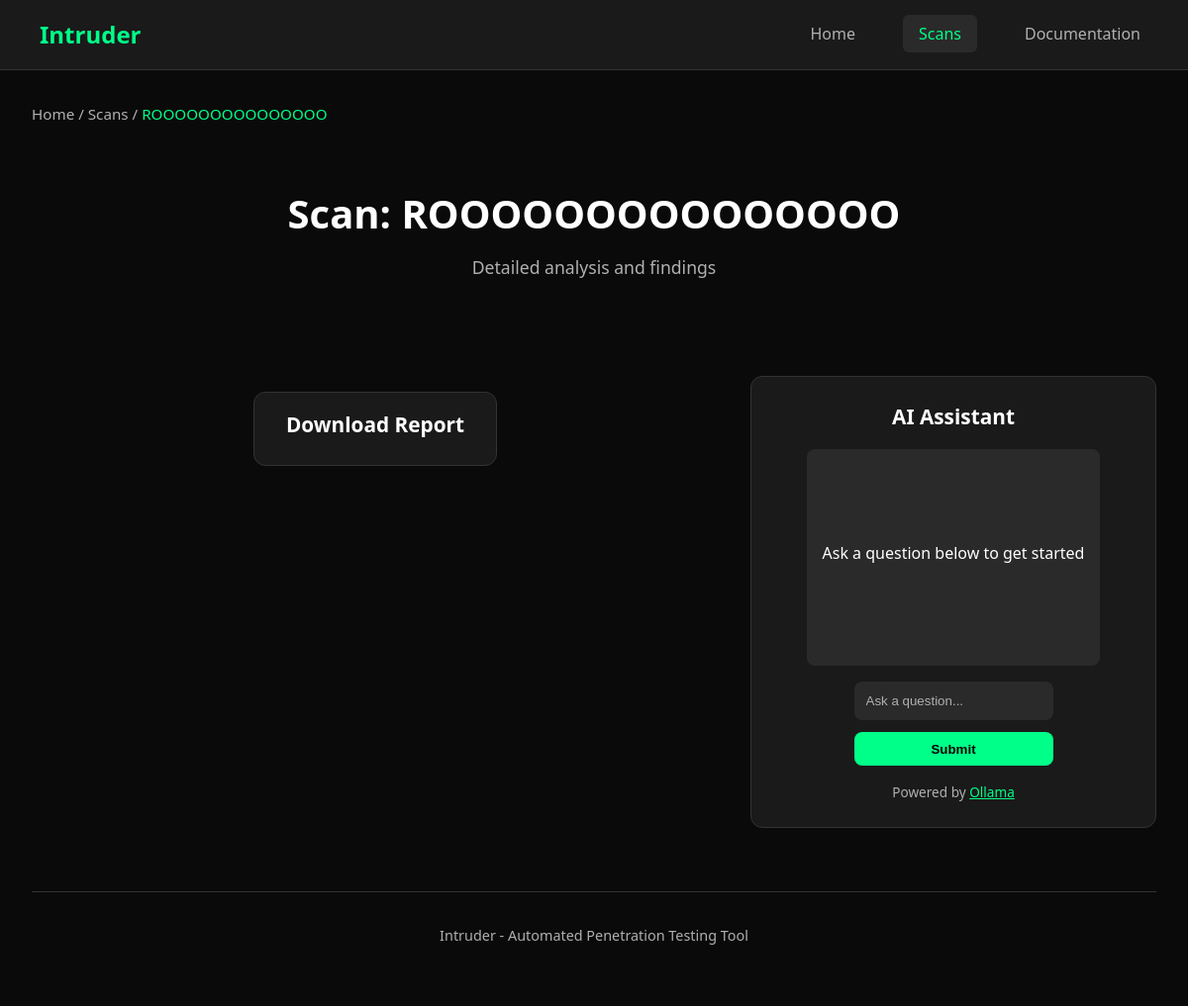
Page /home/scans/ROOOOOOOOOOOOOOO on the earlier database version.
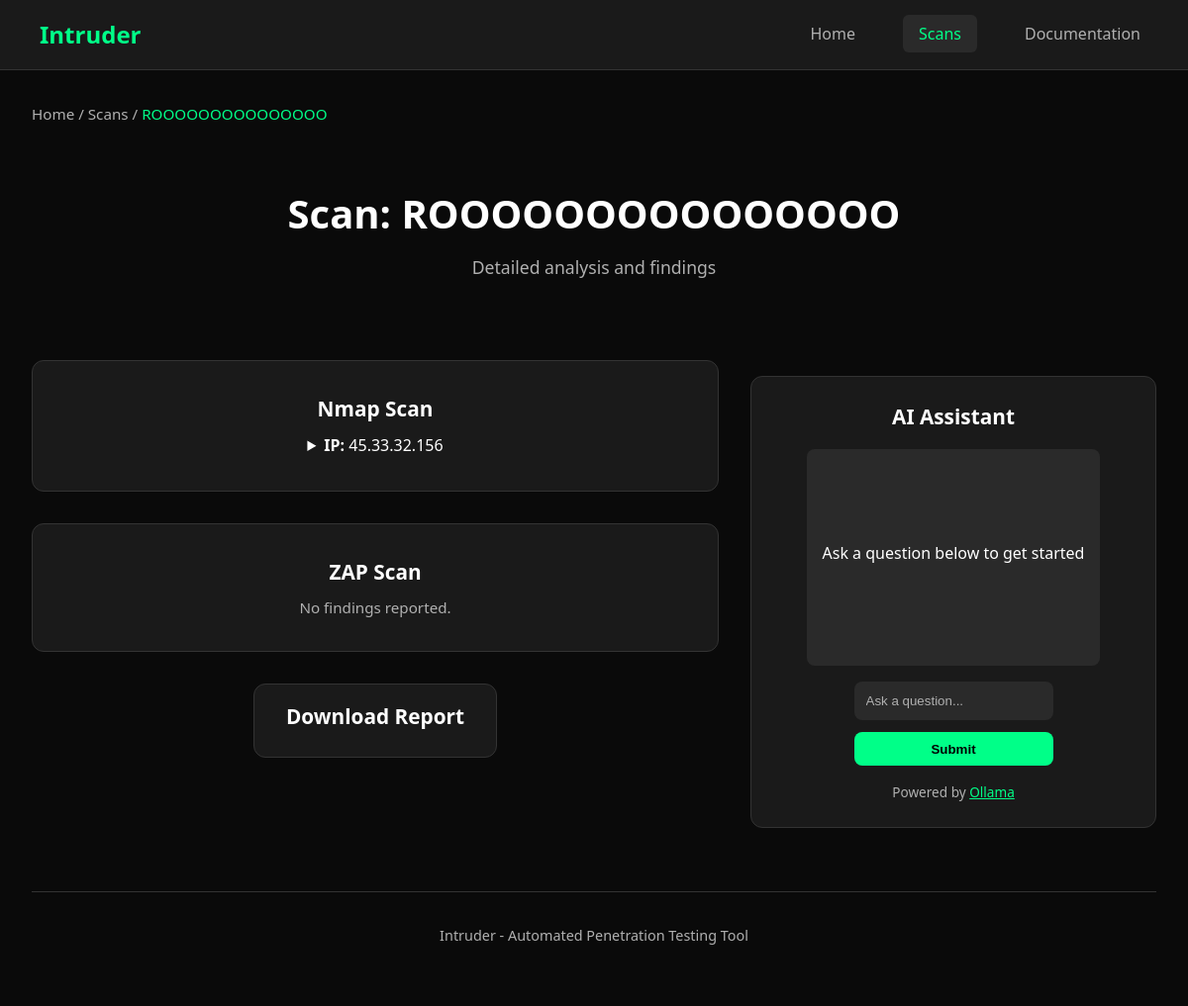
Same page on the later database version.
### tables this page shows
CREATE TABLE PROCESSES (
                    id INTEGER PRIMARY KEY AUTOINCREMENT,
                    processType TEXT NOT NULL,
                    processOutput TEXT NOT NULL,
                    nameScan TEXT NOT NULL,
                    FOREIGN KEY(nameScan) REFERENCES SCANS(scanName)
                );

### app/main.py (the view)
@app.route("/home/scans/<scanName>", methods=['POST', 'GET'])
def scanDetail(scanName):
    scanDetail = getScansDetails(DB_PATH, scanName)
    scanDetail = convertTuples(scanDetail)
    if request.method == 'POST':
        if "asking" in request.form:
            print("Form submitted")
            question = request.form.get("iaInput")
            response = getResponseFromAI(question, scanDetail)
            return render_template("scanBase.html", scan=scanName, scansContent=scanDetail, response=response, question=question)
    return render_template("scanBase.html", scan = scanName, scansContent = scanDetail)

### database/database.py (called while the page is built)
def getScansDetails(db_path='database.db', scanName="default"):
    try:
        with sqlite3.connect(db_path) as conn:
            cursor = conn.cursor()
            cursor.execute("SELECT * from PROCESSES where nameScan = ?", (scanName,))
            rows = cursor.fetchall()
            print(len(rows))
            return rows
    except sqlite3.Error as e:
        print(f"[!] Database error: {e}")
    except Exception as e:
        print(f"[!] Unexpected error: {e}")
    return ["default"]

### app/templates/scanBase.html (shortened to what this page needs)
<!DOCTYPE html>
<html lang="en">
<head>
    <link rel="stylesheet" href="{{ url_for('static', filename='style.css') }}">
</head>
<body>
    <header>
        <nav>
            <div class="logo">
                Intruder
            </div>
            <ul class="nav-links">
                <li><a href="/home">Home</a></li>
                <li><a href="/home/scans" class="active">Scans</a></li>
                <li><a href="/home/docs">Documentation</a></li>
            </ul>
        </nav>
    </header>
    <div class="container">
        <div class="breadcrumb" style="margin-bottom: 1.5rem;">
            <a href="/home">Home</a> /
            <a href="/home/scans">Scans</a> /
            <a href="/home/scans/{{ scan }}" class="active">{{ scan }}</a>
        </div>
        <div class="page-header">
            <h1 class="page-title">Scan: {{ scan }}</h1>
            <p class="page-subtitle">Detailed analysis and findings</p>
        </div>
        <div style="display: flex; flex-wrap: wrap; gap: 2rem;">
            <div style="flex: 1 1 60%;">
                {% for detail in scansContent %}
                    <div class="action-card" style="margin-bottom: 2rem;">
                        {% if detail[1] == 'nmap' %}
                            <h2 class="action-title">Nmap Scan</h2>
                            {% if detail[2]|length == 0 %}
                                <p class="action-description">No juicy info found here</p>
                            {% else %}
                                {% set scan = detail[2][0] %}
                                <details>
                                    <summary><strong>IP:</strong> {{ scan["ip"] }}</summary>
                                </details>
                            {% endif %}
                        {% endif %}
                        {% if detail[1] == 'zap' %}
                            <h2 class="action-title">ZAP Scan</h2>
                            {% if detail[2]|length == 0 %}
                                <p class="action-description">No findings reported.</p>
                            {% endif %}
                        {% endif %}
                    </div>
                {% endfor %}
                <div style="text-align: center; margin-top: 2rem;">
                    <a href="/home/scans/{{ scan }}/export" class="action-card" style="display: inline-block; padding: 1rem 2rem;">
                        <h3 class="action-title">Download Report</h3>
                    </a>
                </div>
            </div>
            <div style="flex: 1 1 35%;">
                <div id="ai" class="action-card" style="padding: 1.5rem; margin-top: 1rem; position: sticky; top: 100px;">
                    <h2 class="action-title" style="margin-bottom: 1rem;">AI Assistant</h2>
                    <div id="aiResponse" style="margin-bottom: 1rem; max-height: 300px; overflow-y: auto; background: var(--accent-bg); padding: 1rem; border-radius: 8px; white-space: pre-wrap;">
                        {% if response %}
                            <p><strong>User:</strong> {{ question }}</p>
                            <p><strong>AI:</strong> {{ response }}</p>
                        {% else %}
                            <p>Ask a question below to get started</p>
                        {% endif %}
                    </div>
                    <div id="aiFooter">
                        <form action="" id="aiForm" method="post" style="display: flex; flex-direction: column; gap: 0.75rem;">
                            <input type="text" id="aiInput" name="iaInput" placeholder="Ask a question..." required
                                style="padding: 0.75rem; border: none; border-radius: 8px; background: var(--accent-bg); color: var(--primary-text);">
                            <input type="submit" value="Submit" name="asking"
                                style="padding: 0.6rem; border: none; border-radius: 8px; background: var(--accent-color); color: #000; font-weight: bold; cursor: pointer;">
                        </form>
                        <p style="margin-top: 1rem; font-size: 0.85rem; color: var(--secondary-text);">
                            Powered by <a href="https://ollama.ai" target="_blank" style="color: var(--accent-color);">Ollama</a>
                        </p>
                    </div>
                </div>
            </div>
        </div>
        <div class="footer">
            <p class="footer-text">Intruder - Automated Penetration Testing Tool</p>
        </div>
    </div>
</body>
</html>

### app/static/style.css (style rules this page uses)
* { margin: 0; padding: 0; box-sizing: border-box; }
:root { --primary-bg: #0a0a0a; --secondary-bg: #1a1a1a; --accent-bg: #2a2a2a; --primary-text: #ffffff; --secondary-text: #b0b0b0; --accent-color: #00ff88; --border-color: #333333; --hover-bg: #333333; }
body { font-family: 'Segoe UI', Tahoma, Geneva, Verdana, sans-serif; background: var(--primary-bg); color: var(--primary-text); line-height: 1.6; min-height: 100vh; }
header { background: var(--secondary-bg); border-bottom: 1px solid var(--border-color); position: sticky; top: 0; z-index: 100; }
nav { display: flex; justify-content: space-between; align-items: center; padding: 1rem 2rem; max-width: 1200px; margin: 0 auto; }
ul { list-style: none; }
.logo { font-size: 1.5rem; font-weight: bold; color: var(--accent-color); display: flex; align-items: center; gap: 0.5rem; }
.nav-links { display: flex; gap: 2rem; list-style: none; }
.nav-links a { color: var(--secondary-text); text-decoration: none; padding: 0.5rem 1rem; border-radius: 6px; transition: all 0.2s ease; }
.nav-links a.active { color: var(--accent-color); background: var(--accent-bg); }
.container { max-width: 1200px; margin: 0 auto; padding: 2rem; }
.page-header { text-align: center; margin-bottom: 3rem; padding: 2rem 0; }
.page-title { font-size: 2.5rem; margin-bottom: 0.5rem; color: var(--primary-text); }
.page-subtitle { color: var(--secondary-text); font-size: 1.1rem; }
.action-card { background: var(--secondary-bg); border: 1px solid var(--border-color); border-radius: 12px; padding: 2rem; text-decoration: none; color: var(--primary-text); transition: all 0.2s ease; display: flex; flex-direction: column; align-items: center; text-align: center; position: relative; overflow: hidden; }
.action-card::before { content: ''; position: absolute; top: 0; left: -100%; width: 100%; height: 2px; background: var(--accent-color); transition: left 0.3s ease; }
.action-title { font-size: 1.3rem; margin-bottom: 0.5rem; font-weight: 600; }
.action-description { color: var(--secondary-text); font-size: 0.95rem; line-height: 1.5; }
.footer { margin-top: 4rem; padding: 2rem 0; text-align: center; border-top: 1px solid var(--border-color); }
.footer-text { color: var(--secondary-text); font-size: 0.9rem; }
#ai input[type="text"]::placeholder { color: var(--secondary-text); }
#aiResponse p { margin-bottom: 0.5rem; color: var(--primary-text); white-space: pre-wrap; word-wrap: break-word; }
.breadcrumb { font-size: 0.95rem; color: var(--secondary-text); margin-bottom: 1.5rem; }
.breadcrumb a { color: var(--secondary-text); text-decoration: none; transition: color 0.2s ease; }
.breadcrumb a.active { color: var(--accent-color); font-weight: 500; }
.page-header, .actions-grid { animation: fadeIn 0.8s ease; }

Differences in the rows shown:
added PROCESSES: ip "45.33.32.156"
added PROCESSES: processType "ZAP Scan"
